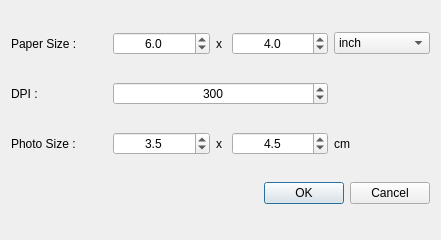
<?xml version="1.0" encoding="UTF-8"?>
<ui version="4.0">
 <class>GridSetupDialog</class>
 <widget class="QDialog" name="GridSetupDialog">
  <property name="windowModality">
   <enum>Qt::WindowModal</enum>
  </property>
  <property name="geometry">
   <rect>
    <x>0</x>
    <y>0</y>
    <width>441</width>
    <height>240</height>
   </rect>
  </property>
  <property name="windowTitle">
   <string>Setup Grid</string>
  </property>
  <layout class="QGridLayout" name="gridLayout">
   <item row="0" column="0">
    <widget class="QLabel" name="label">
     <property name="text">
      <string>Paper Size :</string>
     </property>
    </widget>
   </item>
   <item row="1" column="0">
    <widget class="QLabel" name="label_2">
     <property name="text">
      <string>DPI :</string>
     </property>
    </widget>
   </item>
   <item row="2" column="0">
    <widget class="QLabel" name="label_3">
     <property name="text">
      <string>Photo Size :</string>
     </property>
    </widget>
   </item>
   <item row="2" column="1">
    <widget class="QDoubleSpinBox" name="spinPhotoWidth">
     <property name="alignment">
      <set>Qt::AlignCenter</set>
     </property>
     <property name="decimals">
      <number>1</number>
     </property>
     <property name="minimum">
      <double>1.000000000000000</double>
     </property>
     <property name="singleStep">
      <double>0.100000000000000</double>
     </property>
     <property name="value">
      <double>3.500000000000000</double>
     </property>
    </widget>
   </item>
   <item row="0" column="2">
    <widget class="QLabel" name="label_5">
     <property name="maximumSize">
      <size>
       <width>10</width>
       <height>16777215</height>
      </size>
     </property>
     <property name="text">
      <string>x</string>
     </property>
    </widget>
   </item>
   <item row="2" column="2">
    <widget class="QLabel" name="label_6">
     <property name="text">
      <string>x</string>
     </property>
    </widget>
   </item>
   <item row="2" column="3">
    <widget class="QDoubleSpinBox" name="spinPhotoHeight">
     <property name="alignment">
      <set>Qt::AlignCenter</set>
     </property>
     <property name="decimals">
      <number>1</number>
     </property>
     <property name="minimum">
      <double>1.000000000000000</double>
     </property>
     <property name="singleStep">
      <double>0.100000000000000</double>
     </property>
     <property name="value">
      <double>4.500000000000000</double>
     </property>
    </widget>
   </item>
   <item row="1" column="1" colspan="3">
    <widget class="QSpinBox" name="spinDPI">
     <property name="alignment">
      <set>Qt::AlignCenter</set>
     </property>
     <property name="minimum">
      <number>100</number>
     </property>
     <property name="maximum">
      <number>1200</number>
     </property>
     <property name="singleStep">
      <number>100</number>
     </property>
     <property name="value">
      <number>300</number>
     </property>
    </widget>
   </item>
   <item row="2" column="4">
    <widget class="QLabel" name="label_4">
     <property name="text">
      <string>cm</string>
     </property>
    </widget>
   </item>
   <item row="0" column="4">
    <widget class="QComboBox" name="paperSizeUnit">
     <item>
      <property name="text">
       <string>inch</string>
      </property>
     </item>
     <item>
      <property name="text">
       <string>cm</string>
      </property>
     </item>
    </widget>
   </item>
   <item row="3" column="0" colspan="5">
    <widget class="QDialogButtonBox" name="buttonBox">
     <property name="orientation">
      <enum>Qt::Horizontal</enum>
     </property>
     <property name="standardButtons">
      <set>QDialogButtonBox::Cancel|QDialogButtonBox::Ok</set>
     </property>
    </widget>
   </item>
   <item row="0" column="1">
    <widget class="QDoubleSpinBox" name="spinPaperWidth">
     <property name="alignment">
      <set>Qt::AlignCenter</set>
     </property>
     <property name="decimals">
      <number>1</number>
     </property>
     <property name="minimum">
      <double>1.000000000000000</double>
     </property>
     <property name="maximum">
      <double>30.000000000000000</double>
     </property>
     <property name="singleStep">
      <double>0.500000000000000</double>
     </property>
     <property name="value">
      <double>6.000000000000000</double>
     </property>
    </widget>
   </item>
   <item row="0" column="3">
    <widget class="QDoubleSpinBox" name="spinPaperHeight">
     <property name="alignment">
      <set>Qt::AlignCenter</set>
     </property>
     <property name="decimals">
      <number>1</number>
     </property>
     <property name="minimum">
      <double>1.000000000000000</double>
     </property>
     <property name="maximum">
      <double>30.000000000000000</double>
     </property>
     <property name="singleStep">
      <double>0.500000000000000</double>
     </property>
     <property name="value">
      <double>4.000000000000000</double>
     </property>
    </widget>
   </item>
  </layout>
 </widget>
 <resources/>
 <connections>
  <connection>
   <sender>buttonBox</sender>
   <signal>accepted()</signal>
   <receiver>GridSetupDialog</receiver>
   <slot>accept()</slot>
   <hints>
    <hint type="sourcelabel">
     <x>248</x>
     <y>254</y>
    </hint>
    <hint type="destinationlabel">
     <x>157</x>
     <y>274</y>
    </hint>
   </hints>
  </connection>
  <connection>
   <sender>buttonBox</sender>
   <signal>rejected()</signal>
   <receiver>GridSetupDialog</receiver>
   <slot>reject()</slot>
   <hints>
    <hint type="sourcelabel">
     <x>316</x>
     <y>260</y>
    </hint>
    <hint type="destinationlabel">
     <x>286</x>
     <y>274</y>
    </hint>
   </hints>
  </connection>
 </connections>
</ui>
